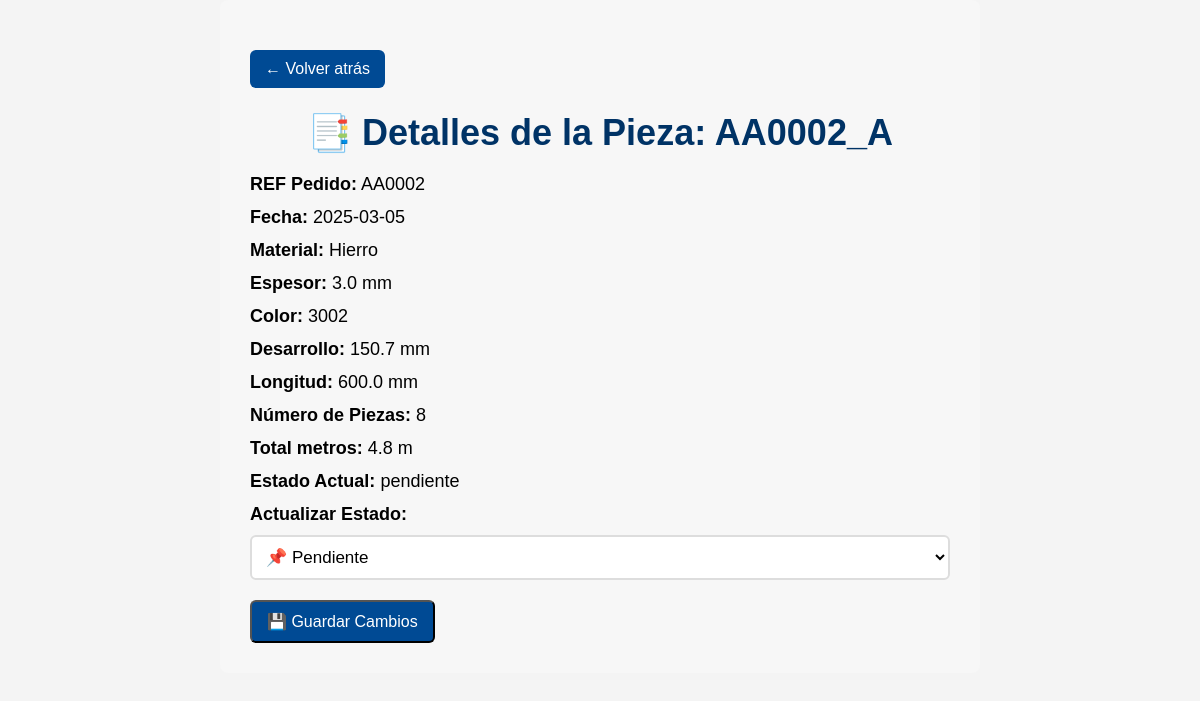
The page /pieza/3/detalle on the database its author committed.
### app.py (models this page shows, shortened)
class Pieza(db.Model):
    id = db.Column(db.Integer, primary_key=True)
    referencia = db.Column(db.String(50), unique=True, nullable=False)  # Ejemplo: AA0001_F
    material = db.Column(db.String(50), nullable=False)
    espesor = db.Column(db.Float, nullable=False)
    color = db.Column(db.String(50), nullable=False)  # Ejemplo: 1004
    punzado = db.Column(db.Boolean, default=False)
    falseo = db.Column(db.Boolean, default=False)
    desarrollo = db.Column(db.Float, nullable=False)  # En mm
    longitud = db.Column(db.Float, nullable=False)  # En mm
    numero_piezas = db.Column(db.Integer, nullable=False)
    total_metros = db.Column(db.Float, nullable=False)  # Calculado: (longitud * numero_piezas) / 1000
    estado_produccion = db.Column(db.String(50), nullable=False)
    pedido_id = db.Column(db.Integer, db.ForeignKey('pedido.id'), nullable=False)

class Pedido(db.Model):
    id = db.Column(db.Integer, primary_key=True)
    numero_pedido = db.Column(db.String(50), unique=True, nullable=False)
    fecha = db.Column(db.Date, nullable=False, default=datetime.utcnow)
    prioridad = db.Column(db.Integer, nullable=False, default=4)  # Nivel de prioridad 1-4
    completado = db.Column(db.Boolean, default=False)  # Se actualiza cuando todas las piezas están completadas
    cliente_id = db.Column(db.Integer, db.ForeignKey('cliente.id'), nullable=False)
    piezas = db.relationship('Pieza', backref='pedido', lazy=True)

### app.py (the view)
@app.route('/pieza/<int:pieza_id>/detalle')
def pieza_detalle(pieza_id):
    pieza = Pieza.query.get_or_404(pieza_id)
    return render_template('pieza_detalle.html', pieza=pieza)

### templates/pieza_detalle.html (shortened to what this page needs)
<!DOCTYPE html>
<html lang="es">
<head>
    <link rel="stylesheet" href="{{ url_for('static', filename='css/styles.css') }}">
</head>
<body>
    <div class="detalle-container">
        <a href="/" class="btn-volver">← Volver atrás</a>
        <h1>📑 Detalles de la Pieza: {{ pieza.referencia }}</h1>
        <div class="detalle-info">
            <p><strong>REF Pedido:</strong> {{ pieza.pedido.numero_pedido }}</p>
            <p><strong>Fecha:</strong> {{ pieza.pedido.fecha.strftime("%Y-%m-%d") }}</p>
            <p><strong>Material:</strong> {{ pieza.material }}</p>
            <p><strong>Espesor:</strong> {{ pieza.espesor }} mm</p>
            <p><strong>Color:</strong> {{ pieza.color }}</p>
            <p><strong>Desarrollo:</strong> {{ pieza.desarrollo }} mm</p>
            <p><strong>Longitud:</strong> {{ pieza.longitud }} mm</p>
            <p><strong>Número de Piezas:</strong> {{ pieza.numero_piezas }}</p>
            <p><strong>Total metros:</strong> {{ pieza.total_metros }} m</p>
            <p><strong>Estado Actual:</strong> {{ pieza.estado_produccion }}</p>
        </div>
        <form id="formActualizarEstado">
            <label><strong>Actualizar Estado:</strong></label>
            <select name="estado" id="estado">
                <option value="pendiente" {{ 'selected' if pieza.estado_produccion == 'pendiente' else '' }}>📌 Pendiente</option>
            </select>
            <button type="submit" class="btn-guardar">💾 Guardar Cambios</button>
        </form>
    </div>
</body>
</html>

### static/css/styles.css (style rules this page uses)
body { background-color: #f4f4f4; font-family: 'Arial', sans-serif; margin: 0; padding: 0; }
h1 { text-align: center; font-size: 2em; color: #003366; margin-bottom: 20px; }
.detalle-container { width: 80%; max-width: 700px; margin: auto; padding: 30px; background: #f7f7f7; border-radius: 8px; font-family: Arial, sans-serif; font-size: 18px; }
.detalle-info p { margin: 12px 0; }
.btn-volver, .btn-guardar { display: inline-block; padding: 10px 15px; background-color: #004a94; color: #fff; text-decoration: none; border-radius: 6px; margin-top: 20px; font-size: 16px; }
#estado { padding: 10px; width: 100%; margin-top: 10px; border-radius: 6px; border: 2px solid #ddd; background-color: #ffffff; font-size: 17px; }

### rows shown on the page
Pieza: referencia "AA0002_A", material "Hierro", espesor "3.0", color "3002", desarrollo "150.7", longitud "600.0", numero_piezas "8", total_metros "4.8", estado_produccion "pendiente"
Pedido: pedido.numero_pedido "AA0002", pedido.fecha "2025-03-05"
